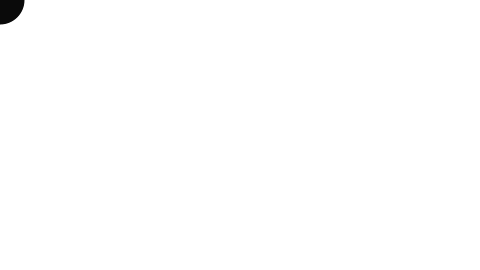
Frame 1 (no input)
Frame 60 (the mouse pressed at the canvas centre just before this capture): identical to frame 1, image omitted
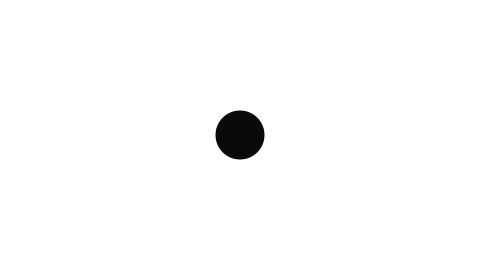
Frame 120 (the mouse held since frame 60 and released just before this capture)

The Processing sketch that drew these frames (run headless with seeded random() and noise(); from frame 60 on, the mouse is pressed at the canvas centre):

// Processing sketch: exercise_9_7
// ── exercise_9_7.pde
// Exercise 9-7

// Parameters (Amount of following circles in int)
Snake snake = new Snake(50);

void setup() {
  size(480, 270);
}

void draw() {
  background(255);
  snake.display();
}

// ── snake.pde
class Snake {
  int [] xpos, ypos;
  Snake(int count_) {
    xpos = new int[count_]; 
    ypos = new int[count_];
    preValuesMouse();
  }

  void preValuesMouse() {
    for (int i = 0; i < xpos.length; i ++ ) {
      xpos[i] = 0; 
      ypos[i] = 0;
    }
  }

  void display() {
    updateMouseHistory();
    drawCircles();
  }

  void updateMouseHistory() {
    for (int i = 0; i < xpos.length-1; i ++ ) {
      // Shift all elements down one spot. 
      // xpos[0] = xpos[1], xpos[1] = xpos = [2], and so on. 
      // Stop at the second to last element.
      xpos[i] = xpos[i+1];
      ypos[i] = ypos[i+1];
    }

    xpos[xpos.length-1] = mouseX; 
    ypos[ypos.length-1] = mouseY;
  }

  void drawCircles() {
    for (int i = 0; i < xpos.length; i ++ ) {
      // Draw an ellipse for each element in the arrays. 
      // Color and size are tied to the loop's counter: i.
      noStroke();
      fill(255-i*5);
      ellipse(xpos[i], ypos[i], i, i);
    }
  }
}
